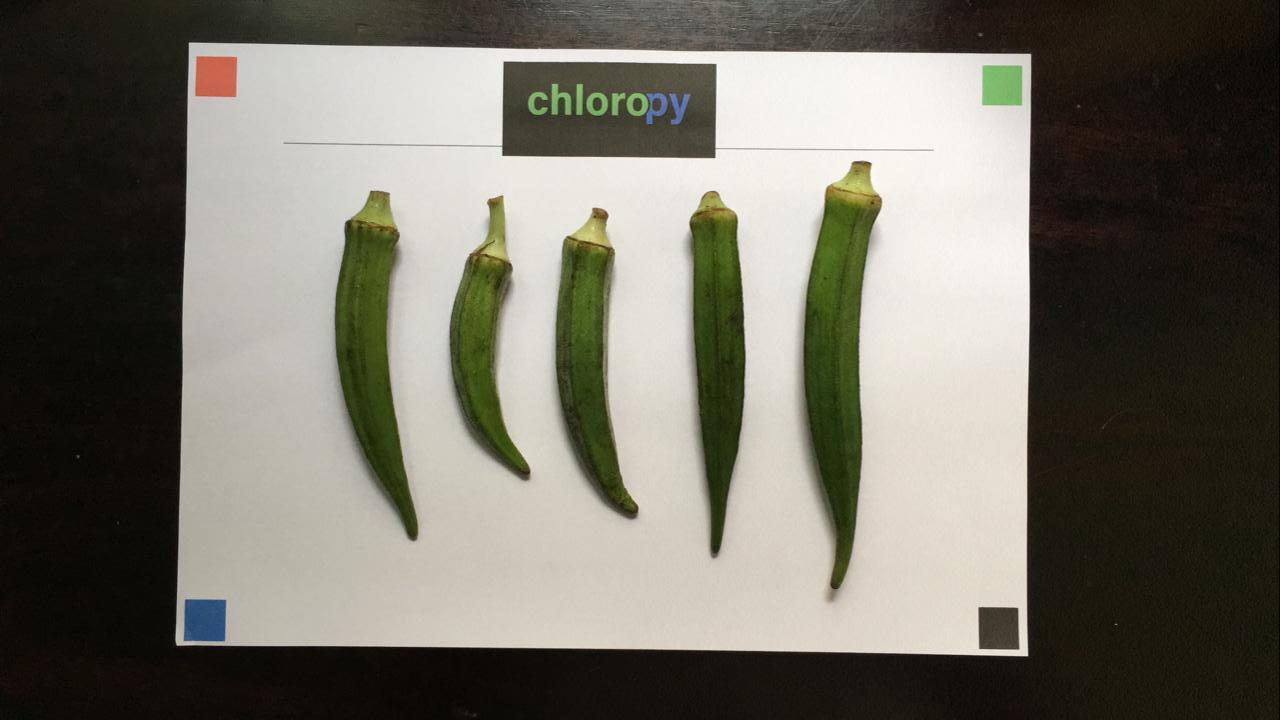
#> input picture tamil/QT_TOOL/1.jpeg, 1280 x 720 px
$ python -i hsv_slicer.py   (imports and definitions only)
#> lines starting #> are read from the running program, lines starting #| are printed output that depends on the picture; after the words box and inside, x2 and y2 are one past the last pixel; in counts of white or black regions, pixels touching at a corner belong together
import cv2
import numpy as np


def nothing(x):
  pass

def hsv_slicer(img):
   cv2.namedWindow('Chloropy')


   cv2.createTrackbar("R1", "Chloropy",0,255,nothing)
   cv2.createTrackbar("G1", "Chloropy",60,255,nothing)
   cv2.createTrackbar("B1", "Chloropy",0,255,nothing)
   cv2.createTrackbar("R2", "Chloropy",255,255,nothing)
   cv2.createTrackbar("G2", "Chloropy",255,255,nothing)
   cv2.createTrackbar("B2", "Chloropy",255,255,nothing)


   rimg = cv2.resize(img, (0,0), fx=1, fy=1)


   while(1):

      R1=cv2.getTrackbarPos("R1", "Chloropy")
      G1=cv2.getTrackbarPos("G1", "Chloropy")
      B1 = cv2.getTrackbarPos("B1", "Chloropy")
      R2 = cv2.getTrackbarPos("R2", "Chloropy")
      G2 = cv2.getTrackbarPos("G2", "Chloropy")
      B2 = cv2.getTrackbarPos("B2", "Chloropy")
      hsv = cv2.cvtColor(rimg, cv2.COLOR_RGB2HSV)
#> hsv: shape (720, 1280, 3); mean H, S, V 22.1, 70.7, 116.4
      mask = cv2.inRange(hsv, (R1, G1, B1), (R2, G2, B2))
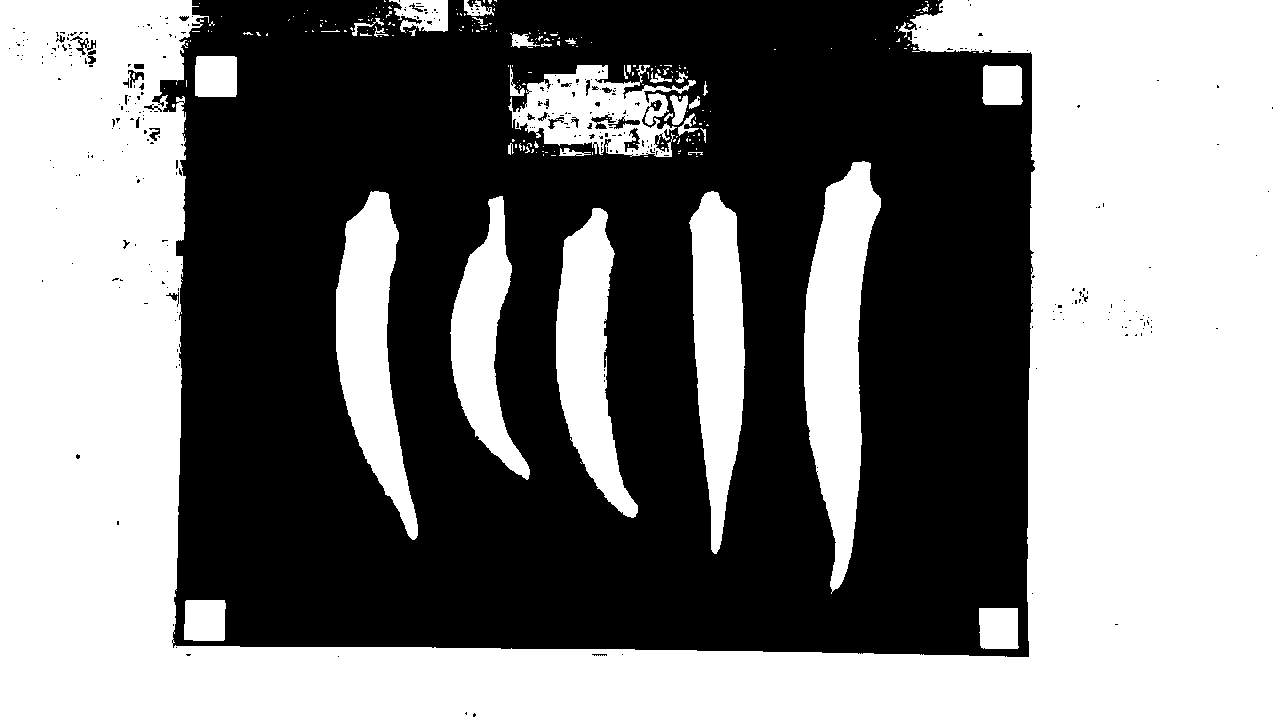
#> mask: shape (720, 1280); 50.1% white; 324 black regions (295 under 20 px), largest, box (x1, y1, x2, y2) and area: (152, 0, 1035, 657) 456915, (624, 128, 640, 152) 161, (591, 114, 616, 129) 146
      imask = mask > 0
      green = np.zeros_like(rimg, np.uint8)
      green[imask] = rimg[imask]
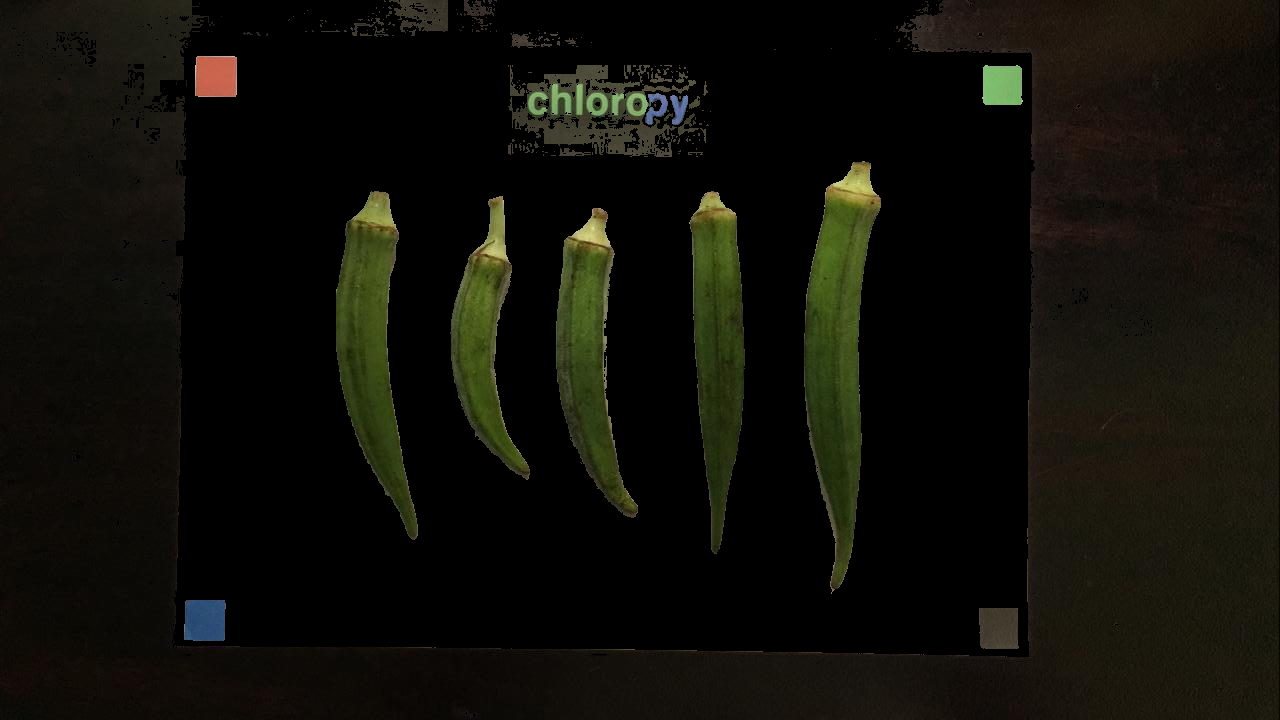
#> green: shape (720, 1280, 3); mean R, G, B 15.7, 15.1, 8.6
      final = cv2.cvtColor(green, cv2.COLOR_RGB2BGR)

      cv2.imshow("Slicing Tool", final)

      if cv2.waitKey(1) & 0xFF == ord('s'):
#> (key Esc is pressed here)
         val = [[R1, G1, B1], [R2, G2, B2]]
         cv2.destroyAllWindows()
         break


   return final,val

>>> import cv2
>>> picture = cv2.cvtColor(cv2.imread('1.jpeg'), cv2.COLOR_BGR2RGB)
>>> result = hsv_slicer(picture)
